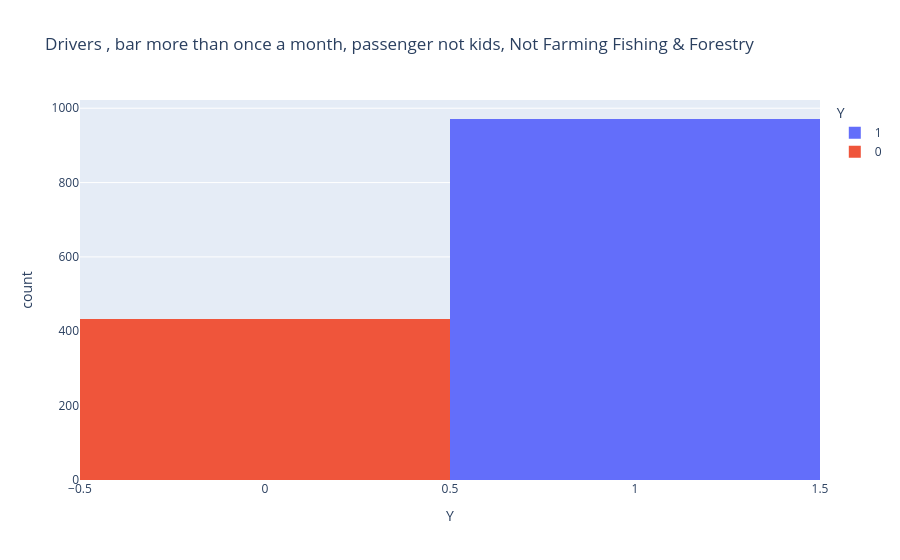

Source (notebook cell):
### Code cell
fig = px.histogram(g1m_pnk_df, x="Y",title="Drivers , bar more than once a month, passenger not kids, Not Farming Fishing & Forestry", color="Y")
fig.show()
fig.write_image("images/drivers_more_than_once_no_kids.png")

### Figure 1 — Plotly figure (JSON) as saved in the notebook; plotly's stock layout.template omitted (floating-point values rounded to 4 significant figures; data arrays with more than 128 entries replaced by an {"elided": "..."} marker saying what was removed)
{"data": [{"bingroup": "x", "hovertemplate": "Y=%{x}<br>count=%{y}<extra></extra>", "legendgroup": "1", "marker": {"color": "#636efa", "pattern": {"shape": ""}}, "name": "1", "orientation": "v", "showlegend": true, "type": "histogram", "x": {"elided": "971 int values"}, "xaxis": "x", "yaxis": "y"}, {"bingroup": "x", "hovertemplate": "Y=%{x}<br>count=%{y}<extra></extra>", "legendgroup": "0", "marker": {"color": "#EF553B", "pattern": {"shape": ""}}, "name": "0", "orientation": "v", "showlegend": true, "type": "histogram", "x": {"elided": "434 int values"}, "xaxis": "x", "yaxis": "y"}], "layout": {"barmode": "relative", "legend": {"title": {"text": "Y"}, "tracegroupgap": 0}, "title": {"text": "Drivers , bar more than once a month, passenger not kids, Not Farming Fishing & Forestry"}, "xaxis": {"anchor": "y", "categoryarray": [1, 0], "categoryorder": "array", "domain": [0, 1], "title": {"text": "Y"}}, "yaxis": {"anchor": "x", "domain": [0, 1], "title": {"text": "count"}}}}
